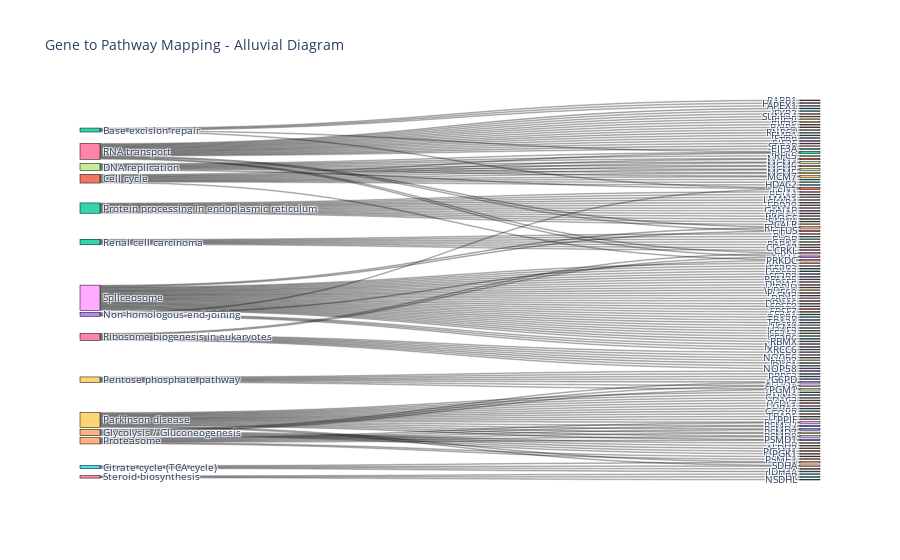

Notebook cell for this chart:
### Code cell
import pandas as pd
import plotly.graph_objects as go

# 假设 df_pathways 的结构如下：
df_pathways = tt

# 将基因列分割成单个基

# 获取所有通路和基因的名称
all_genes = [gene for genes in df_pathways['Genes'] for gene in genes]
all_pathways = df_pathways['Term'].tolist()

# 创建Sankey图的节点（通路和基因）
nodes = list(set(all_genes + all_pathways))
node_dict = {name: i for i, name in enumerate(nodes)}

# 创建Sankey图的链接（通路到基因）
sources = []
targets = []
values = []

for i, row in df_pathways.iterrows():
    for gene in row['Genes']:
        sources.append(node_dict[row['Term']])
        targets.append(node_dict[gene])
        values.append(1)  # 每个基因和通路的关系可以设为 1

# 创建Sankey图
fig = go.Figure(go.Sankey(
    node=dict(
        pad=3,
        thickness=20,
        line=dict(color="black", width=0.5),
        label=nodes,

        customdata=nodes,  # 这里可以自定义节点的元数据
    ),
    link=dict(
        source=sources,  # 起点节点
        target=targets,  # 终点节点
        value=values,    # 值
    )
))

fig.update_layout(title_text="Gene to Pathway Mapping - Alluvial Diagram", font_size=10)
fig.show()

### Figure 1 — Plotly figure (JSON) as saved in the notebook; plotly's stock layout.template omitted (floating-point values rounded to 4 significant figures; data arrays with more than 128 entries replaced by an {"elided": "..."} marker saying what was removed)
{"data": [{"link": {"source": {"elided": "160 int values"}, "target": {"elided": "160 int values"}, "value": {"elided": "160 int values"}}, "node": {"customdata": {"elided": "149 str values"}, "label": {"elided": "149 str values"}, "line": {"color": "black", "width": 0.5}, "pad": 3, "thickness": 20}, "type": "sankey"}], "layout": {"font": {"size": 10}, "title": {"text": "Gene to Pathway Mapping - Alluvial Diagram"}}}
